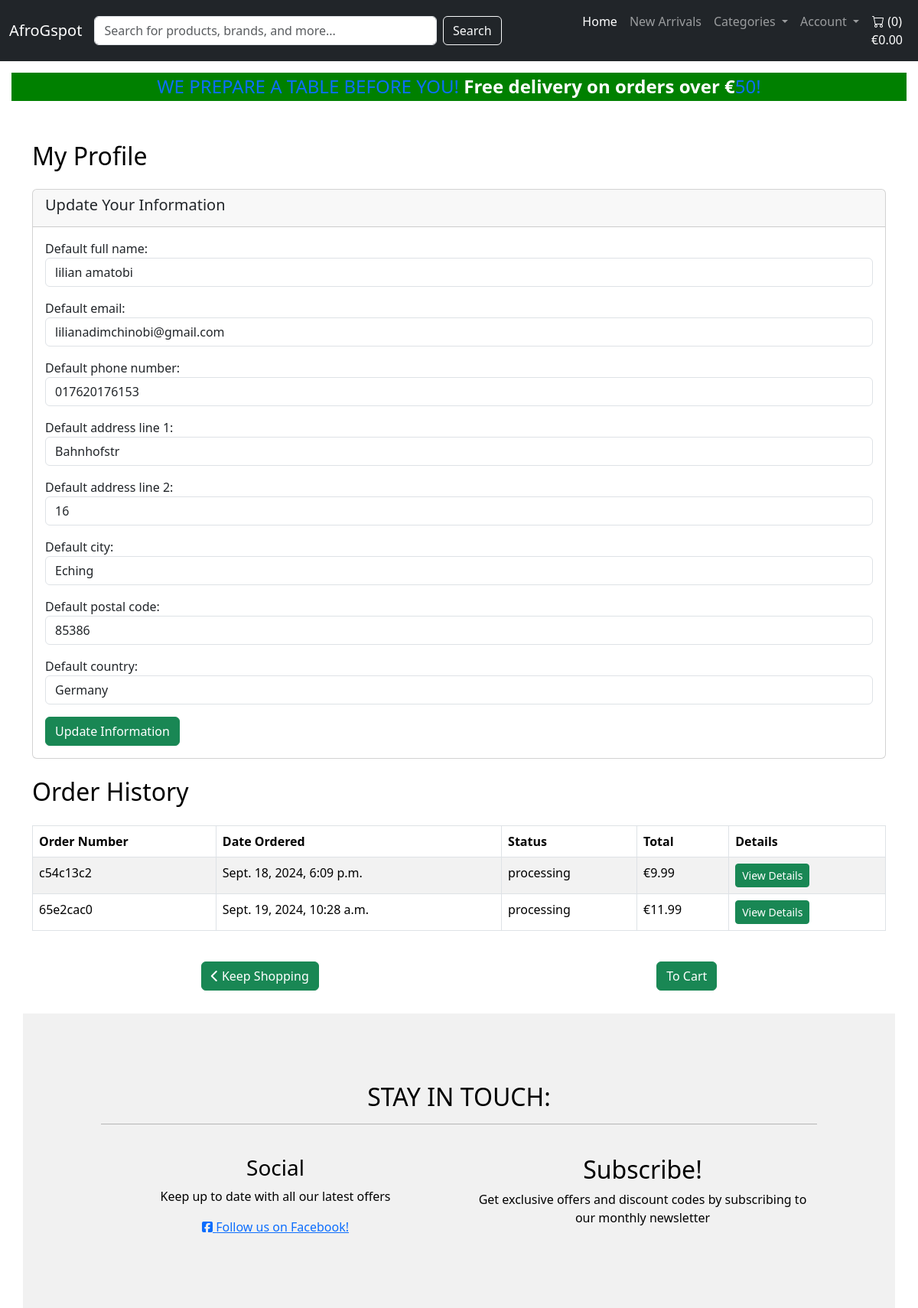
Page /profiles/profiles/ (signed in) on the earlier database version.
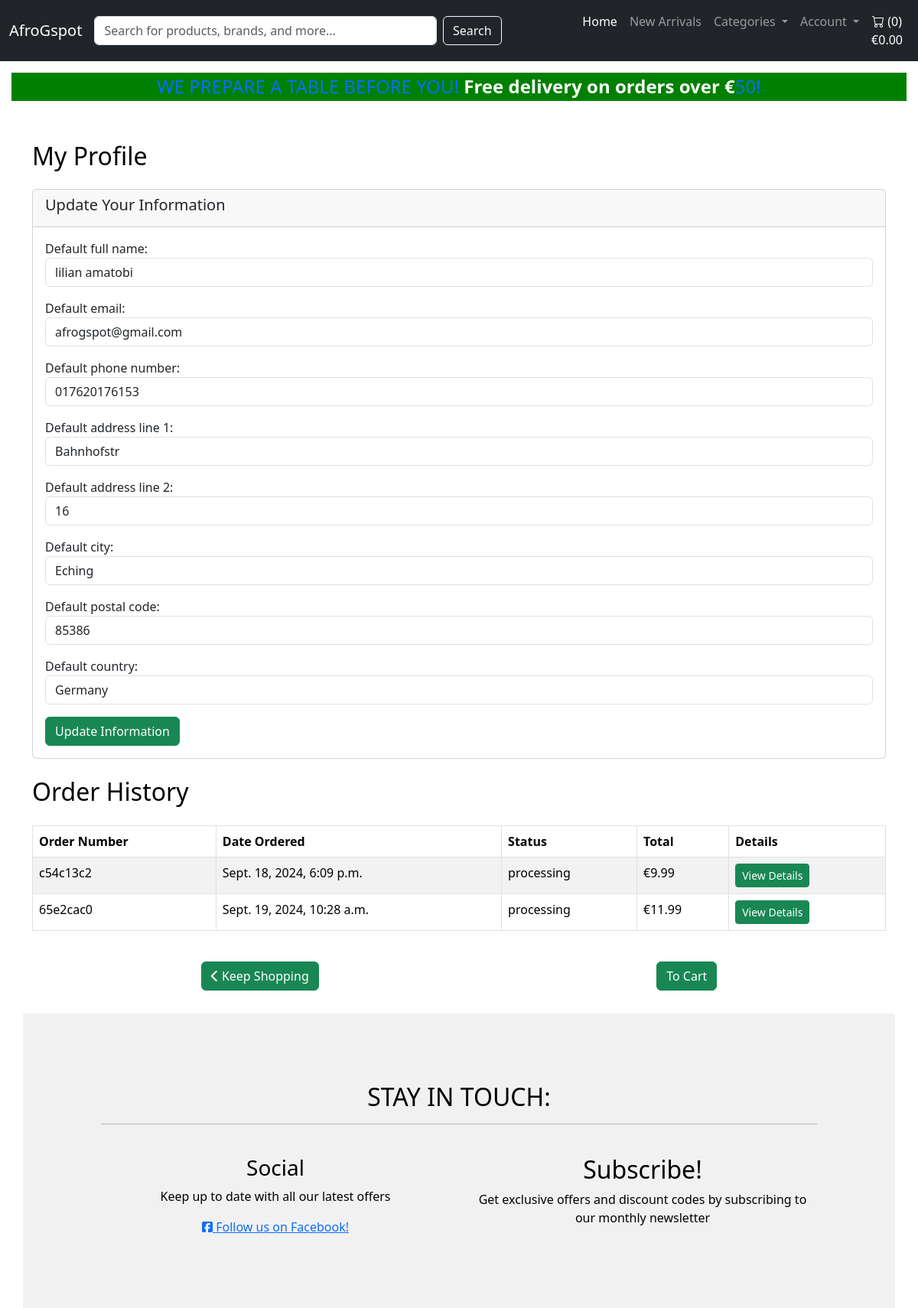
Same page on the later database version.
### profiles/models.py (models this page shows, shortened)
class Profile(models.Model):
    user = models.OneToOneField(User, on_delete=models.CASCADE)
    default_full_name = models.CharField(max_length=100, blank=True, null=True)
    default_email = models.EmailField(blank=True, null=True)
    default_phone_number = models.CharField(max_length=15, blank=True, null=True)
    default_address_line_1 = models.CharField(max_length=255, blank=True, null=True)
    default_address_line_2 = models.CharField(max_length=255, blank=True, null=True)
    default_city = models.CharField(max_length=100, blank=True, null=True)
    default_postal_code = models.CharField(max_length=20, blank=True, null=True)
    default_country = CountryField(blank_label='Select a country', blank=True, null=True)

### profiles/views.py (the view)
# urls.py: path('profiles/', views.profile_view, name='profile_view'),
@login_required
def profile_view(request):
    profile, created = Profile.objects.get_or_create(user=request.user)
    form = ProfileForm(instance=profile)
    if request.method == 'POST':
        form = ProfileForm(request.POST, instance=profile)
        if form.is_valid():
            form.save()
            messages.success(request, 'Your profile information has been updated.')
            return redirect('profile_view')  # Redirect to the profile page after saving
    orders = Order.objects.filter(user=request.user)
    context = {
        'form': form,
        'orders': orders
    }
    return render(request, 'profiles/profile.html', context)

### profiles/forms.py
class ProfileForm(forms.ModelForm):
    class Meta:
        model = Profile
        fields = [
            'default_full_name', 'default_email', 'default_phone_number',
            'default_address_line_1', 'default_address_line_2',
            'default_city', 'default_postal_code', 'default_country'
        ]
        widgets = {
            'default_country': forms.Select(attrs={'class': 'form-control'}),
            'default_full_name': forms.TextInput(attrs={'class': 'form-control'}),
            'default_email': forms.EmailInput(attrs={'class': 'form-control'}),
            'default_phone_number': forms.TextInput(attrs={'class': 'form-control'}),
            'default_address_line_1': forms.TextInput(attrs={'class': 'form-control'}),
            'default_address_line_2': forms.TextInput(attrs={'class': 'form-control', 'placeholder': 'Optional'}),  # Optional field
            'default_city': forms.TextInput(attrs={'class': 'form-control'}),
            'default_postal_code': forms.TextInput(attrs={'class': 'form-control'}),
        }

### profiles/templates/profiles/profile.html (shortened to what this page needs)
{% extends 'base.html' %}
{% block content %}
<div class="container mt-5">
    <h2 class="mb-4">My Profile</h2>
    <div class="card mb-4">
        <div class="card-header">
            <h5 class="card-title">Update Your Information</h5>
        </div>
        <div class="card-body">
            <form method="POST">
                <div class="form-group">
                    {{ form.as_p }}
                </div>
                <button type="submit" class="btn btn-success">Update Information</button>
            </form>
        </div>
    </div>
    <h2 class="mb-4">Order History</h2>
    {% if orders %}
    <div class="table-responsive">
        <table class="table table-striped table-bordered">
            <thead class="thead-dark">
                <tr>
                    <th>Order Number</th>
                    <th>Date Ordered</th>
                    <th>Status</th>
                    <th>Total</th>
                    <th>Details</th>
                </tr>
            </thead>
            <tbody>
                {% for order in orders %}
                <tr>
                    <td>{{ order.order_number }}</td>
                    <td>{{ order.date_ordered }}</td>
                    <td>{{ order.order_status }}</td>
                    <td>€{{ order.grand_total|floatformat:2 }}</td>
                    <td>
                        <a href="{% url 'order_detail' order.id %}" class="btn btn-success btn-sm">View Details</a>
                    </td>
                </tr>
                {% endfor %}
            </tbody>
        </table>
    </div>
    {% else %}
    <div class="alert alert-warning" role="alert">
        You have no past orders.
    </div>
    {% endif %}
    <div class="d-flex justify-content-around align-items-center mt-4">
        <a class="btn btn-success" href="{% url 'product_list' %}">
            <i class="fas fa-chevron-left"></i> Keep Shopping
        </a>
        <a class="btn btn-success" href="{% url 'cart_detail' %}">To Cart</a>
    </div>
</div>
{% endblock %}

Differences in the rows shown:
changed Profile "lilian amatobi": default_email "lilianadimchinobi@gmail.com" → "afrogspot@gmail.com"
